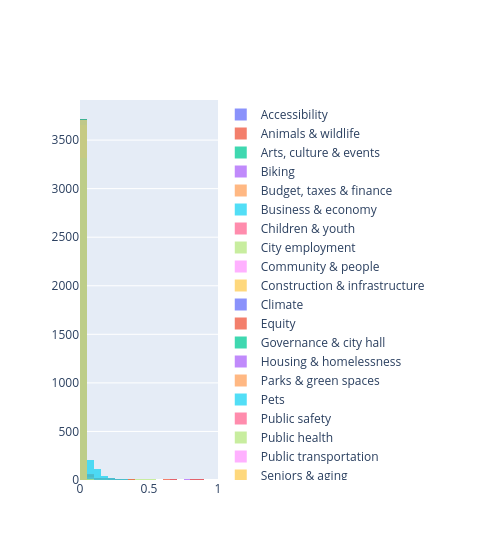

The cell this chart's notebook holds for it:
### Code cell
# Generate histograms of similarities per category
import plotly.graph_objects as go
import numpy as np

# fig = px.histogram(
#     df, 
#     x='housing',
#     width=500,
#     height=500,
#     nbins=20
# )
fig = go.Figure()
for cat in categories_short:
    fig.add_trace(go.Histogram(
        x=df[cat],
        xbins=dict(
            start=0.0,
            end=1.0,
            size=0.05
        ),
        name=cat.capitalize()
    ))
fig.update_layout(barmode='overlay', width=500)
fig.update_traces(opacity=0.75)
fig.show()

### Figure 1 — Plotly figure (JSON) as saved in the notebook; plotly's stock layout.template omitted (floating-point values rounded to 4 significant figures; data arrays with more than 128 entries replaced by an {"elided": "..."} marker saying what was removed)
{"data": [{"name": "Accessibility", "opacity": 0.75, "type": "histogram", "x": {"elided": "3717 float values"}, "xbins": {"end": 1, "size": 0.05, "start": 0}}, {"name": "Animals & wildlife", "opacity": 0.75, "type": "histogram", "x": {"elided": "3717 float values"}, "xbins": {"end": 1, "size": 0.05, "start": 0}}, {"name": "Arts, culture & events", "opacity": 0.75, "type": "histogram", "x": {"elided": "3717 float values"}, "xbins": {"end": 1, "size": 0.05, "start": 0}}, {"name": "Biking", "opacity": 0.75, "type": "histogram", "x": {"elided": "3717 float values"}, "xbins": {"end": 1, "size": 0.05, "start": 0}}, {"name": "Budget, taxes & finance", "opacity": 0.75, "type": "histogram", "x": {"elided": "3717 float values"}, "xbins": {"end": 1, "size": 0.05, "start": 0}}, {"name": "Business & economy", "opacity": 0.75, "type": "histogram", "x": {"elided": "3717 float values"}, "xbins": {"end": 1, "size": 0.05, "start": 0}}, {"name": "Children & youth", "opacity": 0.75, "type": "histogram", "x": {"elided": "3717 float values"}, "xbins": {"end": 1, "size": 0.05, "start": 0}}, {"name": "City employment", "opacity": 0.75, "type": "histogram", "x": {"elided": "3717 float values"}, "xbins": {"end": 1, "size": 0.05, "start": 0}}, {"name": "Community & people", "opacity": 0.75, "type": "histogram", "x": {"elided": "3717 float values"}, "xbins": {"end": 1, "size": 0.05, "start": 0}}, {"name": "Construction & infrastructure", "opacity": 0.75, "type": "histogram", "x": {"elided": "3717 float values"}, "xbins": {"end": 1, "size": 0.05, "start": 0}}, {"name": "Climate", "opacity": 0.75, "type": "histogram", "x": {"elided": "3717 float values"}, "xbins": {"end": 1, "size": 0.05, "start": 0}}, {"name": "Equity", "opacity": 0.75, "type": "histogram", "x": {"elided": "3717 float values"}, "xbins": {"end": 1, "size": 0.05, "start": 0}}, {"name": "Governance & city hall", "opacity": 0.75, "type": "histogram", "x": {"elided": "3717 float values"}, "xbins": {"end": 1, "size": 0.05, "start": 0}}, {"name": "Housing & homelessness", "opacity": 0.75, "type": "histogram", "x": {"elided": "3717 float values"}, "xbins": {"end": 1, "size": 0.05, "start": 0}}, {"name": "Parks & green spaces", "opacity": 0.75, "type": "histogram", "x": {"elided": "3717 float values"}, "xbins": {"end": 1, "size": 0.05, "start": 0}}, {"name": "Pets", "opacity": 0.75, "type": "histogram", "x": {"elided": "3717 float values"}, "xbins": {"end": 1, "size": 0.05, "start": 0}}, {"name": "Public safety", "opacity": 0.75, "type": "histogram", "x": {"elided": "3717 float values"}, "xbins": {"end": 1, "size": 0.05, "start": 0}}, {"name": "Public health", "opacity": 0.75, "type": "histogram", "x": {"elided": "3717 float values"}, "xbins": {"end": 1, "size": 0.05, "start": 0}}, {"name": "Public transportation", "opacity": 0.75, "type": "histogram", "x": {"elided": "3717 float values"}, "xbins": {"end": 1, "size": 0.05, "start": 0}}, {"name": "Seniors & aging", "opacity": 0.75, "type": "histogram", "x": {"elided": "3717 float values"}, "xbins": {"end": 1, "size": 0.05, "start": 0}}, {"name": "Service requests & nuisance complaints", "opacity": 0.75, "type": "histogram", "x": {"elided": "3717 float values"}, "xbins": {"end": 1, "size": 0.05, "start": 0}}, {"name": "Sports & recreation", "opacity": 0.75, "type": "histogram", "x": {"elided": "3717 float values"}, "xbins": {"end": 1, "size": 0.05, "start": 0}}, {"name": "Information & libraries", "opacity": 0.75, "type": "histogram", "x": {"elided": "3717 float values"}, "xbins": {"end": 1, "size": 0.05, "start": 0}}, {"name": "Toronto hydro & utilities", "opacity": 0.75, "type": "histogram", "x": {"elided": "3717 float values"}, "xbins": {"end": 1, "size": 0.05, "start": 0}}, {"name": "Traffic", "opacity": 0.75, "type": "histogram", "x": {"elided": "3717 float values"}, "xbins": {"end": 1, "size": 0.05, "start": 0}}, {"name": "Urban planning & zoning", "opacity": 0.75, "type": "histogram", "x": {"elided": "3717 float values"}, "xbins": {"end": 1, "size": 0.05, "start": 0}}, {"name": "Waste management", "opacity": 0.75, "type": "histogram", "x": {"elided": "3717 float values"}, "xbins": {"end": 1, "size": 0.05, "start": 0}}, {"name": "Water & sewers", "opacity": 0.75, "type": "histogram", "x": {"elided": "3717 float values"}, "xbins": {"end": 1, "size": 0.05, "start": 0}}], "layout": {"barmode": "overlay", "width": 500}}
